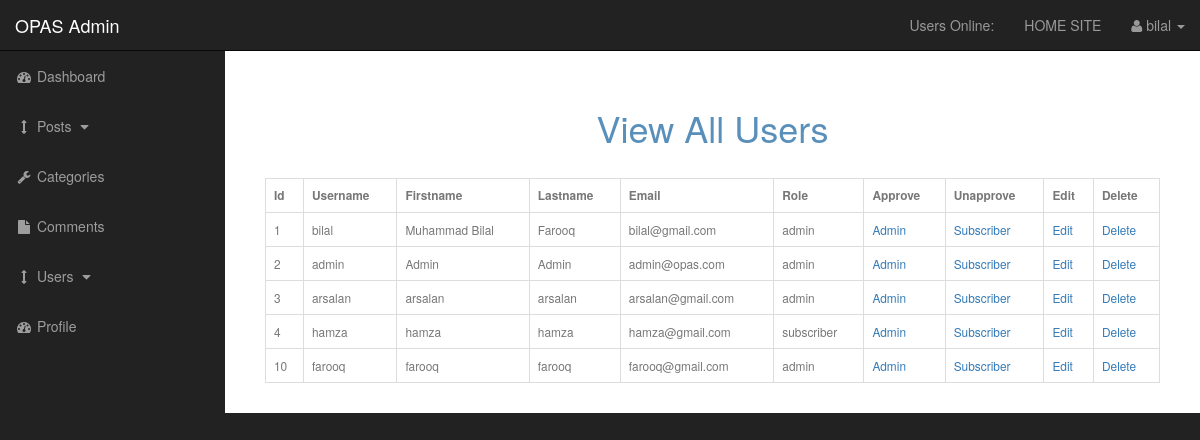
The page /admin/users.php (signed in) on the database its author committed.
### tables this page shows
CREATE TABLE `users` (
  `user_id` int(3) NOT NULL,
  `username` varchar(255) NOT NULL,
  `user_password` varchar(255) NOT NULL,
  `user_firstname` varchar(255) NOT NULL,
  `user_lastname` varchar(255) NOT NULL,
  `user_email` varchar(255) NOT NULL,
  `user_image` text NOT NULL,
  `user_role` varchar(255) NOT NULL,
  `randSalt` varchar(255) NOT NULL DEFAULT '$2y$10$bilalusedsomecrazyoo66',
  `token` text NOT NULL
);

### admin/functions.php (called while the page is built, shortened)
<?php
function escape($string){
	global $con;
	return mysqli_real_escape_string($con, trim($string));
}
			?>

### admin/includes/view_all_users.php (the view, shortened to what this page needs)
<center><h1 style="color:#5990BB ">View All Users</h1></center><br>
                   <table class="table table-bordered table-hover">
                   	<thead>
                   		<tr>
                   			<th>Id</th>
                   			<th>Username</th>
                   			<th>Firstname</th>
                   			<th>Lastname</th>
                   			<th>Email</th>
                   			<th>Role</th>
                   			<th>Approve</th>
                   			<th>Unapprove</th>
                   			<th>Edit</th>
                   			<th>Delete</th>
                   		</tr>
                   	</thead>
                    <tbody>
                    	<?php
			$query = "SELECT * FROM users";
			$select_users = mysqli_query($con,$query);
			while ($row = mysqli_fetch_assoc($select_users)) {
			$user_id = escape($row['user_id']);
			$username = escape($row['username']);
			$user_firstname = escape($row['user_firstname']);
			$user_lastname = escape($row['user_lastname']);
			$user_email = escape($row['user_email']);
			$user_role = escape($row['user_role']);
			echo "<tr>";
			echo "<td>$user_id</td>";
			echo "<td>$username</td>";
			echo "<td>$user_firstname</td>";
	echo "<td>$user_lastname</td>";
	echo "<td>$user_email</td>";
	echo "<td>$user_role</td>";
	echo "<td><a href='users.php?change_to_admin={$user_id}'>Admin</a></td>";
	echo "<td><a href='users.php?change_to_sub={$user_id}'>Subscriber</a></td>";
	echo "<td><a href='users.php?source=edit_user&edit_user={$user_id}'>Edit</a></td>";
	echo "<td><a href='users.php?delete={$user_id}'>Delete</a></td>";
	echo "</tr>";
	}
                    ?>
                    </tbody>
                </table>

### admin/css/sb-admin.css (style rules this page uses)
body { margin-top: 100px; background-color: #222; }
@media (min-width:768px) { body { margin-top: 50px; } }

### admin/css/style.css (style rules this page uses)
.table > thead > tr > th { vertical-align: bottom; border-bottom: 1px solid #ddd; font-size: 0.9em; }
.table > thead > tr > th, .table > tbody > tr > th, .table > tfoot > tr > th, .table > thead > tr > td, .table > tbody > tr > td, .table > tfoot > tr > td { padding: 8px; line-height: 1.42857143; vertical-align: top; border-top: 1px solid #ddd; font-size: 0.85em; color: #777; }

### rows shown on the page
users: user_id "1", username "bilal", user_firstname "Muhammad Bilal", user_lastname "Farooq", user_email "bilal@gmail.com", user_role "admin"
users: user_id "2", username "admin", user_firstname "Admin", user_lastname "Admin", user_email "admin@opas.com", user_role "admin"
users: user_id "3", username "arsalan", user_firstname "arsalan", user_lastname "arsalan", user_email "arsalan@gmail.com", user_role "admin"
users: user_id "4", username "hamza", user_firstname "hamza", user_lastname "hamza", user_email "hamza@gmail.com", user_role "subscriber"
users: user_id "10", username "farooq", user_firstname "farooq", user_lastname "farooq", user_email "farooq@gmail.com", user_role "admin"

### other values the page prints
$_SESSION['username'] "bilal"
